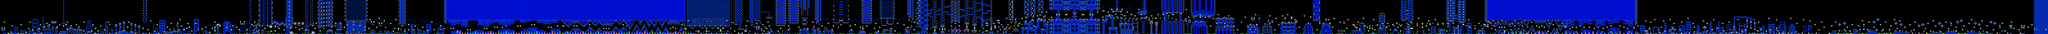

This is a level from a 2D game, rendered from its Tiled map with the project's own tilesets. A one-line summary and the map file follow, with tile-layer data summarised:
An orthogonal 1596x27 tile map with 16x16 px tiles, 2 tile layers (SP, ...), 2 tilesets.

<map version="1.10" tiledversion="1.11.2" orientation="orthogonal" renderorder="right-down" width="1596" height="27" tilewidth="16" tileheight="16" infinite="0" nextlayerid="3" nextobjectid="1">
 <editorsettings>
  <export target="../LEVELS/LEVEL DATA/lvlset_C/newdashcity.csv" format="csv" />
 </editorsettings>
 <tileset firstgid="1" name="famidash" tilewidth="16" tileheight="16" tilecount="256" columns="16">
  <image source="../../../GRAPHICS/famidash.bmp" width="256" height="256" />
 </tileset>
 <tileset firstgid="257" name="sprites" tilewidth="16" tileheight="16" tilecount="256" columns="16">
  <image source="../../../GRAPHICS/sprites.png" width="256" height="256" />
 </tileset>
 <layer id="1" width="1596" height="27">
  <data>[43092 cells, 19729 non-empty, 176 distinct tile ids]</data>
 </layer>
 <layer id="2" name="SP" width="1596" height="27">
  <data>[43092 cells, 1017 non-empty, 126 distinct tile ids]</data>
 </layer>
</map>
